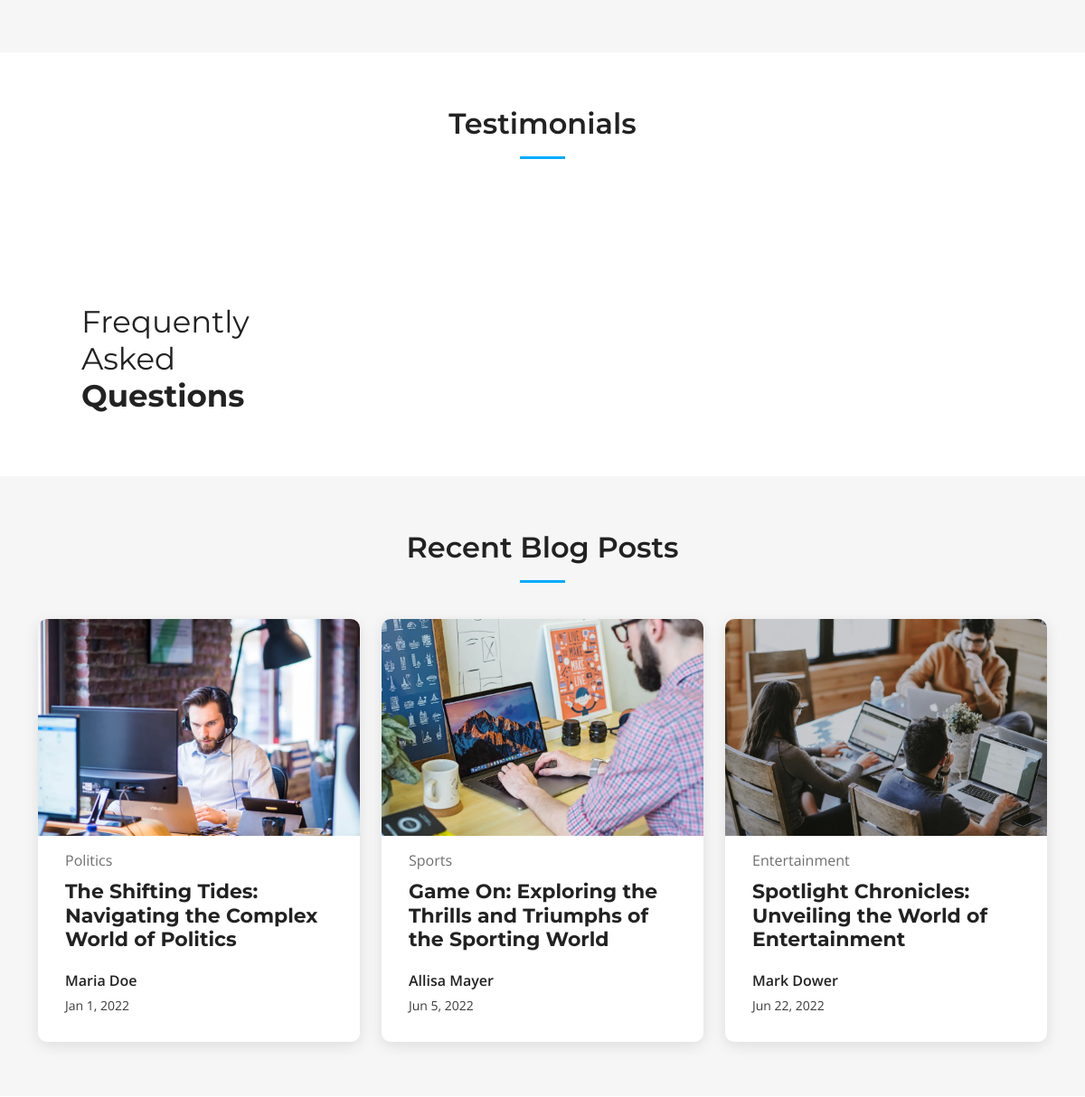
The app's page / (middle part), older data.
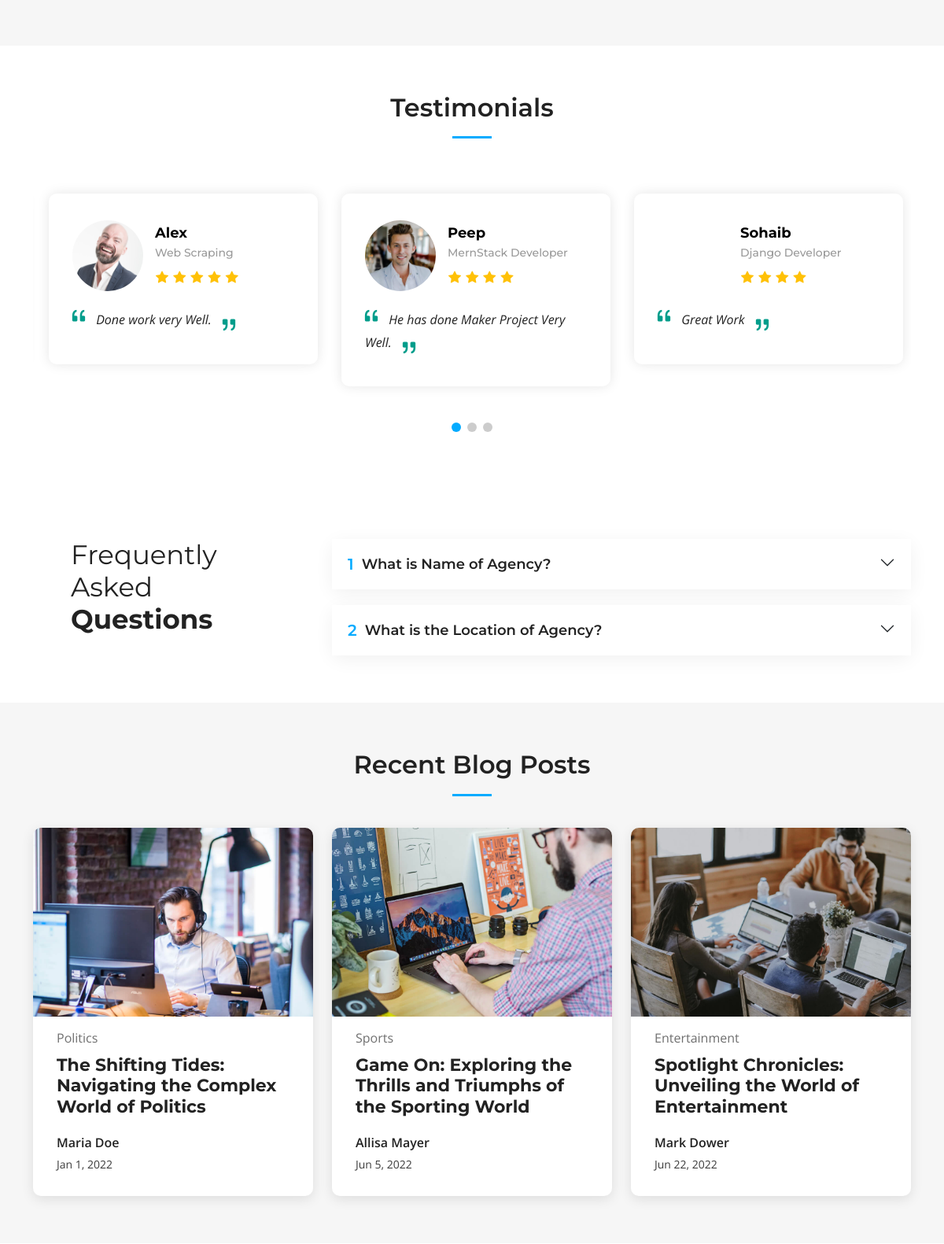
The same page, newer data.
### app/models.py (models this page shows)
class Testimonial(models.Model):
    user_image = models.CharField(max_length=255, blank=True, null=True)
    star_count=[
        (1, 'One'),
        (2, 'Two'),
        (3, 'Three'),
        (4, 'Four'),
        (5, 'Five'),
    ]
    rating_count = models.IntegerField(choices=star_count)
    username = models.CharField(max_length=100)
    user_job_title = models.CharField(max_length=100)
    review=models.TextField()
    def __str__(self):
        return f"{self.username} - {self.user_job_title}"

class FrequentlyAskedQuestion(models.Model):
    question = models.CharField(max_length=255)
    answer = models.TextField()
    def __str__(self):
        return self.question

### app/views.py (the view)
# urls.py: path('', index),
def index(request):
    general_info = GeneralInfo.objects.first()
    service= Service.objects.all()
    testimonial= Testimonial.objects.all()
    faqs= FrequentlyAskedQuestion.objects.all()
    context={
            "company_name":general_info.company_name,
            "location":general_info.location,
            "email":general_info.email,
            "phone":general_info.phone,
            "open_hours":general_info.open_hours,
            "video_url":general_info.video_url,
            "twitter_url":general_info.twitter,
            "facebook_url":general_info.facebook,
            "instagram_url":general_info.instagram,
            "linkedin_url":general_info.linkedin,
            "services":service,
            "testimonials":testimonial,
            "faqs":faqs
    }
    print(f"context:{context}")
    return render(request, 'index.html', context)

### app/models.py (called while the page is built)
    def __str__(self):
        return self.title

### templates/index.html (shortened to what this page needs)
{% extends "assets/main.html" %}
{% load static %}
      {% block mainContent %}
    <section id="services" class="services sections-bg">
    </section>
    <section id="testimonials" class="testimonials">
      <div class="container" data-aos="fade-up">
        <div class="section-header">
          <h2>Testimonials</h2>
        </div>
        <div class="slides-3 swiper" data-aos="fade-up" data-aos-delay="100">
          <div class="swiper-wrapper">
            {% for testimonial in testimonials %}
            <div class="swiper-slide">
              <div class="testimonial-wrap">
                <div class="testimonial-item">
                  <div class="d-flex align-items-center">
                    {% if "http" in testimonial.user_image %}
                    <img src="{{ testimonial.user_image }}" class="testimonial-img flex-shrink-0" alt="">
                    {% else %}
                    <img src="{% static testimonial.user_image %}" class="testimonial-img flex-shrink-0" alt="">
                    {% endif %}
                    <div>
                      <h3>{{testimonial.username}}</h3>
                      <h4>{{testimonial.user_job_title}}</h4>
                      <div class="stars">
                        {% for i in 'x'|ljust:testimonial.rating_count %}
                        <i class="bi bi-star-fill"></i>
                        {% endfor %}
                      </div>
                    </div>
                  </div>
                  <p>
                    <i class="bi bi-quote quote-icon-left"></i>
                    {{testimonial.review}}
                    <i class="bi bi-quote quote-icon-right"></i>
                  </p>
                </div>
              </div>
            </div>
            {% endfor %}
          </div>
          <div class="swiper-pagination"></div>
        </div>
      </div>
    </section>
    <section id="faq" class="faq">
      <div class="container" data-aos="fade-up">
        <div class="row gy-4">
          <div class="col-lg-4">
            <div class="content px-xl-5">
              <h3>Frequently Asked <strong>Questions</strong></h3>
            </div>
          </div>
          <div class="col-lg-8">
            <div class="accordion accordion-flush" id="faqlist" data-aos="fade-up" data-aos-delay="100">
              {% for faq in faqs %}
              <div class="accordion-item">
                <h3 class="accordion-header">
                  <button class="accordion-button collapsed" type="button" data-bs-toggle="collapse" data-bs-target="#faq-content-{{forloop.counter}}">
                    <span class="num">{{forloop.counter}}</span>
                    {{faq.question}}
                  </button>
                </h3>
              </div>
              {% endfor %}
            </div>
          </div>
        </div>
      </div>
    </section>
    <section id="recent-posts" class="recent-posts sections-bg">
      <div class="container" data-aos="fade-up">
        <div class="section-header">
          <h2>Recent Blog Posts</h2>
        </div>
        <div class="row gy-4">
          <div class="col-xl-4 col-md-6">
            <article>
              <div class="post-img">
                <img src="{% static 'assets/img/blog/blog-1.jpg' %}" alt="" class="img-fluid">
              </div>
              <p class="post-category">Politics</p>
              <h2 class="title">
                <a href="blog-details.html">The Shifting Tides: Navigating the Complex World of Politics</a>
              </h2>
              <div class="d-flex align-items-center">
                <div class="post-meta">
                  <p class="post-author">Maria Doe</p>
                  <p class="post-date">
                    <time datetime="2022-01-01">Jan 1, 2022</time>
                  </p>
                </div>
              </div>
            </article>
          </div>
          <div class="col-xl-4 col-md-6">
            <article>
              <div class="post-img">
                <img src="{% static 'assets/img/blog/blog-2.jpg' %}" alt="" class="img-fluid">
              </div>
              <p class="post-category">Sports</p>
              <h2 class="title">
                <a href="blog-details.html">Game On: Exploring the Thrills and Triumphs of the Sporting World</a>
              </h2>
              <div class="d-flex align-items-center">
                <div class="post-meta">
                  <p class="post-author">Allisa Mayer</p>
                  <p class="post-date">
                    <time datetime="2022-01-01">Jun 5, 2022</time>
                  </p>
                </div>
              </div>
            </article>
          </div>
          <div class="col-xl-4 col-md-6">
            <article>
              <div class="post-img">
                <img src="{% static 'assets/img/blog/blog-3.jpg' %}" alt="" class="img-fluid">
              </div>
              <p class="post-category">Entertainment</p>
              <h2 class="title">
                <a href="blog-details.html">Spotlight Chronicles: Unveiling the World of Entertainment</a>
              </h2>
              <div class="d-flex align-items-center">
                <div class="post-meta">
                  <p class="post-author">Mark Dower</p>
                  <p class="post-date">
                    <time datetime="2022-01-01">Jun 22, 2022</time>
                  </p>
                </div>
              </div>
            </article>
          </div>
        </div>
      </div>
    </section>
      {% endblock mainContent %}

### templates/assets/main.html (shortened to what this page needs)
{% load static %}
<!DOCTYPE html>
<html lang="en">
<head>
  <link href="{% static 'assets/vendor/bootstrap/css/bootstrap.min.css' %}" rel="stylesheet">
  <link href="{% static 'assets/vendor/bootstrap-icons/bootstrap-icons.css' %}" rel="stylesheet">
  <link href="{% static 'assets/vendor/aos/aos.css' %}" rel="stylesheet">
  <link href="{% static 'assets/vendor/glightbox/css/glightbox.min.css' %}" rel="stylesheet">
  <link href="{% static 'assets/vendor/swiper/swiper-bundle.min.css' %}" rel="stylesheet">
  <link href="{% static 'assets/css/main.css' %}" rel="stylesheet">
</head>
<body>
  <main id="main">
       {% block mainContent %}
       {% endblock mainContent %}
  </main>
</body>
</html>

### templates/assets/header.html (shortened to what this page needs)
{% load static %}

### templates/assets/footer.html (shortened to what this page needs)
{% load static %}

### static/assets/css/main.css (style rules this page uses)
:root { --font-default: "Open Sans", system-ui, -apple-system, "Segoe UI", Roboto, "Helvetica Neue", Arial, "Noto Sans", "Liberation Sans", sans-serif, "Apple Color Emoji", "Segoe UI Emoji", "Segoe UI Symbol", "Noto Color Emoji"; --font-primary: "Montserrat", sans-serif; --font-secondary: "Poppins", sans-serif; }
:root { --color-default: #222222; --color-primary: #04abff; --color-secondary: #f85a40; }
:root { scroll-behavior: smooth; }
body { font-family: var(--font-default); color: var(--color-default); }
a { color: var(--color-primary); text-decoration: none; }
h1, h2, h3, h4, h5, h6 { font-family: var(--font-primary); }
section { padding: 60px 0; overflow: hidden; }
.sections-bg { background-color: #f6f6f6; }
.section-header { text-align: center; padding-bottom: 20px; }
.section-header h2 { font-size: 32px; font-weight: 600; margin-bottom: 20px; padding-bottom: 20px; position: relative; }
.section-header h2:after { content: ""; position: absolute; display: block; width: 50px; height: 3px; background: var(--color-primary); left: 0; right: 0; bottom: 0; margin: auto; }
section { scroll-margin-top: 70px; }
.services { padding: 60px 0; }
.testimonials .testimonial-wrap { padding-left: 10px; }
.testimonials .testimonial-item { box-sizing: content-box; padding: 30px; margin: 30px 10px; box-shadow: 0px 0 15px rgba(0, 0, 0, 0.1); position: relative; background: #fff; border-radius: 10px; }
.testimonials .testimonial-item .testimonial-img { width: 90px; border-radius: 50px; margin-right: 15px; }
.testimonials .testimonial-item h3 { font-size: 18px; font-weight: bold; margin: 10px 0 5px 0; color: #000; }
.testimonials .testimonial-item h4 { font-size: 14px; color: #999; margin: 0; }
.testimonials .testimonial-item .stars { margin: 10px 0; }
.testimonials .testimonial-item .stars i { color: #ffc107; margin: 0 1px; }
.testimonials .testimonial-item .quote-icon-left, .testimonials .testimonial-item .quote-icon-right { color: #009d8b; font-size: 26px; line-height: 0; }
.testimonials .testimonial-item .quote-icon-left { display: inline-block; left: -5px; position: relative; }
.testimonials .testimonial-item .quote-icon-right { display: inline-block; right: -5px; position: relative; top: 10px; transform: scale(-1, -1); }
.testimonials .testimonial-item p { font-style: italic; margin: 15px auto 15px auto; }
.testimonials .swiper-pagination { margin-top: 20px; position: relative; }
.faq .content h3 { font-weight: 400; font-size: 34px; }
.faq .accordion-item { border: 0; margin-bottom: 20px; box-shadow: 0px 5px 25px 0px rgba(0, 0, 0, 0.06); border-radius: 10px; }
.faq .accordion-item:last-child { margin-bottom: 0; }
.faq .accordion-button { padding: 20px 50px 20px 20px; font-weight: 600; border: 0; font-size: 18px; line-height: 24px; color: var(--color-default); text-align: left; background: #fff; box-shadow: none; border-radius: 10px; }
.faq .accordion-button .num { padding-right: 10px; font-size: 20px; line-height: 0; color: var(--color-primary); }
.faq .accordion-button:after { position: absolute; right: 20px; top: 20px; }
.recent-posts article { box-shadow: 0 4px 16px rgba(0, 0, 0, 0.1); background-color: #fff; padding: 30px; height: 100%; border-radius: 10px; overflow: hidden; }
.recent-posts .post-img { max-height: 240px; margin: -30px -30px 15px -30px; overflow: hidden; }
.recent-posts .post-category { font-size: 16px; color: #6f6f6f; margin-bottom: 10px; }
.recent-posts .title { font-size: 22px; font-weight: 700; padding: 0; margin: 0 0 20px 0; }
.recent-posts .title a { color: var(--color-default); transition: 0.3s; }
.recent-posts .post-author { font-weight: 600; margin-bottom: 5px; }
.recent-posts .post-date { font-size: 14px; color: #3c3c3c; margin-bottom: 0; }

Row changes from the older to the newer data that the page shows:
added Testimonial: user_image (picture), username "Alex", user_job_title "Web Scraping", rating_count 5 (drawn), review "Done work very Well."
added Testimonial: user_image (picture), username "Peep", user_job_title "MernStack Developer", rating_count 4 (drawn), review "He has done Maker Project Very Well."
added Testimonial: username "Sohaib", user_job_title "Django Developer", rating_count 4 (drawn), review "Great Work"
added FrequentlyAskedQuestion: question "What is Name of Agency?"
added FrequentlyAskedQuestion: question "What is the Location of Agency?"
